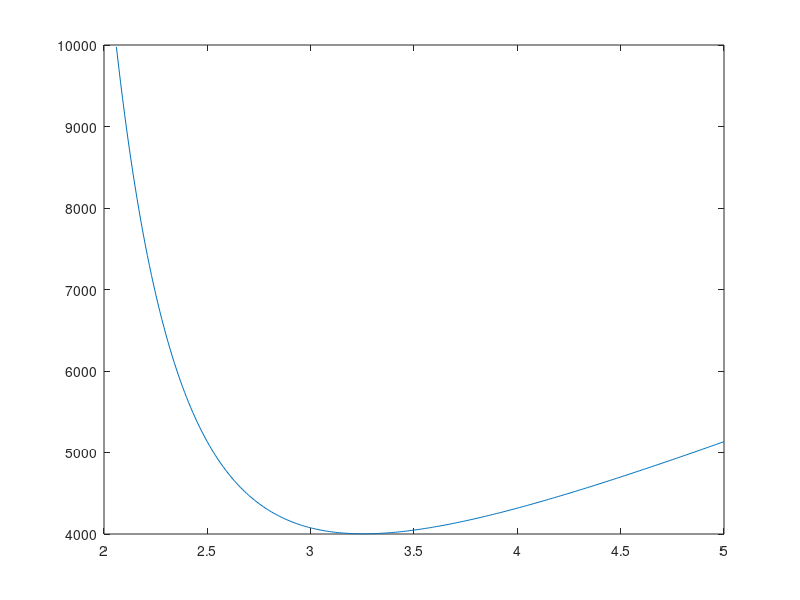

The MATLAB source for this figure:
data = [
   9976.13811503691,2.0599999999999987;
9755.624169358698,2.0699999999999985;
9543.617341105459,2.0799999999999983;
9339.750103924458,2.089999999999998;
9143.672774108265,2.099999999999998;
8955.052558369958,2.1099999999999977;
8773.572656754724,2.1199999999999974;
8598.931417254127,2.1299999999999972;
8430.84153891774,2.139999999999997;
8269.029320469668,2.149999999999997;
8113.233951634108,2.1599999999999966;
7963.206844558505,2.1699999999999964;
7818.711002892747,2.179999999999996;
7679.520426242412,2.189999999999996;
7545.419547861484,2.1999999999999957;
7416.202703587834,2.2099999999999955;
7291.673630152962,2.2199999999999953;
7171.644991116964,2.229999999999995;
7055.937928791054,2.239999999999995;
6944.381640613763,2.2499999999999947;
6836.812978543731,2.2599999999999945;
6733.076070122404,2.2699999999999942;
6633.021959944095,2.279999999999994;
6536.508270349653,2.289999999999994;
6443.398880233402,2.2999999999999936;
6353.563620921494,2.3099999999999934;
6266.877988144146,2.319999999999993;
6183.222869183901,2.329999999999993;
6102.484284338204,2.3399999999999928;
6024.553141886828,2.3499999999999925;
5949.325005803751,2.3599999999999923;
5876.699875498858,2.369999999999992;
5806.581976917727,2.379999999999992;
5738.879564367873,2.3899999999999917;
5673.504732477537,2.3999999999999915;
5610.373237728112,2.4099999999999913;
5549.404329034515,2.419999999999991;
5490.5205868785015,2.429999999999991;
5433.6477705291345,2.4399999999999906;
5378.7146729115675,2.4499999999999904;
5325.652982710943,2.45999999999999;
5274.397153322102,2.46999999999999;
5224.884278278102,2.4799999999999898;
5177.053972811829,2.4899999999999896;
5130.848261224539,2.4999999999999893;
5086.211469753883,2.509999999999989;
5043.090124651368,2.519999999999989;
5001.432855195544,2.5299999999999887;
4961.190301382732,2.5399999999999885;
4922.315026051441,2.5499999999999883;
4884.76143121036,2.559999999999988;
4848.485678352548,2.569999999999988;
4813.445612550524,2.5799999999999876;
4779.600690138277,2.5899999999999874;
4746.911909796853,2.599999999999987;
4715.34174687035,2.609999999999987;
4684.854090748391,2.619999999999987;
4655.414185160301,2.6299999999999866;
4626.988571234362,2.6399999999999864;
4599.545033183658,2.649999999999986;
4573.052546487268,2.659999999999986;
4547.481228442746,2.6699999999999857;
4522.802290972351,2.6799999999999855;
4498.987995571805,2.6899999999999853;
4476.011610296186,2.699999999999985;
4453.847368683182,2.709999999999985;
4432.470430519158,2.7199999999999847;
4411.856844358408,2.7299999999999844;
4391.983511710707,2.7399999999999842;
4372.828152816621,2.749999999999984;
4354.369273934279,2.759999999999984;
4336.586136065194,2.7699999999999836;
4319.458725050453,2.7799999999999834;
4302.967722972149,2.789999999999983;
4287.094480798236,2.799999999999983;
4271.82099221209,2.8099999999999827;
4257.129868571135,2.8199999999999825;
4243.004314941606,2.8299999999999823;
4229.428107159222,2.839999999999982;
4216.385569868106,2.849999999999982;
4203.861555492582,2.8599999999999817;
4191.841424098814,2.8699999999999815;
4180.311024105375,2.8799999999999812;
4169.25667380379,2.889999999999981;
4158.6651436521515,2.899999999999981;
4148.5236393065525,2.9099999999999806;
4138.819785356967,2.9199999999999804;
4129.5416097357065,2.92999999999998;
4120.677528768227,2.93999999999998;
4112.216332837435,2.9499999999999797;
4104.147172634148,2.9599999999999795;
4096.459545967538,2.9699999999999793;
4089.143285110784,2.979999999999979;
4082.1885446582246,2.989999999999979;
4075.5857898715176,2.9999999999999787;
4069.3257854933217,3.0099999999999785;
4063.399585008064,3.0199999999999783;
4057.7985203303147,3.029999999999978;
4052.5141919021826,3.039999999999978;
4047.538459182054,3.0499999999999776;
4042.8634315077925,3.0599999999999774;
4038.4814593182928,3.069999999999977;
4034.385125718088,3.079999999999977;
4030.5672383703168,3.0899999999999768;
4027.020821704149,3.0999999999999766;
4023.739109423298,3.1099999999999763;
4020.7155373029373,3.119999999999976;
4017.9437362628673,3.129999999999976;
4015.4175257053794,3.1399999999999757;
4013.13090710672,3.1499999999999755;
4011.0780578516255,3.1599999999999753;
4009.253325300829,3.169999999999975;
4007.65122108191,3.179999999999975;
4006.266415594281,3.1899999999999746;
4005.0937327195215,3.1999999999999744;
4004.1281447286565,3.209999999999974;
4003.3647673783403,3.219999999999974;
4002.798855188278,3.229999999999974;
4002.4257968925403,3.2399999999999736;
4002.24111105775,3.2499999999999734;
4002.2404418614337,3.259999999999973;
4002.4195550241075,3.269999999999973;
4002.774333888976,3.2799999999999727;
4003.3007756433353,3.2899999999999725;
4003.99498767609,3.2999999999999723;
4004.8531840659834,3.309999999999972;
4005.871682195389,3.319999999999972;
4007.0468994847397,3.3299999999999716;
4008.375350242869,3.3399999999999714;
4009.853642628741,3.3499999999999712;
4011.4784757202406,3.359999999999971;
4013.246636685873,3.369999999999971;
4015.1549980554023,3.3799999999999706;
4017.2005150856203,3.3899999999999704;
4019.380223217586,3.39999999999997;
4021.6912356218654,3.40999999999997;
4024.1307408283815,3.4199999999999697;
4026.696000437701,3.4299999999999695;
4029.3843469106414,3.4399999999999693;
4032.193181433268,3.449999999999969;
4035.1199718544326,3.459999999999969;
4038.16225069315,3.4699999999999687;
4041.317613213183,3.4799999999999685;
4044.5837155623585,3.4899999999999682;
4047.958272974199,3.499999999999968;
4051.439058029565,3.509999999999968;
4055.0238989761056,3.5199999999999676;
4058.710678103388,3.5299999999999674;
4062.4973301716736,3.539999999999967;
4066.3818408923676,3.549999999999967;
4070.3622454582924,3.5599999999999667;
4074.436627121946,3.5699999999999665;
4078.6031158200367,3.5799999999999663;
4082.859886842617,3.589999999999966;
4087.2051595452167,3.599999999999966;
4091.637196102442,3.6099999999999657;
4096.154300301556,3.6199999999999655;
4100.754816374628,3.6299999999999653;
4105.437127867875,3.639999999999965;
4110.199656546896,3.649999999999965;
4115.040861336522,3.6599999999999646;
4119.959237294081,3.6699999999999644;
4124.953314614897,3.679999999999964;
4130.021657668919,3.689999999999964;
4135.16286406737,3.6999999999999638;
4140.37556375841,3.7099999999999635;
4145.658418150786,3.7199999999999633;
4151.01011926452,3.729999999999963;
4156.429388907711,3.739999999999963;
4161.914977878539,3.7499999999999627;
4167.46566519164,3.7599999999999625;
4173.080257328008,3.7699999999999623;
4178.75758750763,3.779999999999962;
4184.4965149840855,3.789999999999962;
4190.295924360389,3.7999999999999616;
4196.1547249253335,3.8099999999999614;
4202.071850009684,3.819999999999961;
4208.046256361531,3.829999999999961;
4214.076923540193,3.839999999999961;
4220.162853328032,3.8499999999999606;
4226.303069159607,3.8599999999999604;
4232.496615567596,3.86999999999996;
4238.742557644926,3.87999999999996;
4245.039980522584,3.8899999999999597;
4251.387988862623,3.8999999999999595;
4257.785706365825,3.9099999999999593;
4264.232275293587,3.919999999999959;
4270.726856003557,3.929999999999959;
4277.2686264985705,3.9399999999999586;
4283.856781988478,3.9499999999999584;
4290.490534464435,3.959999999999958;
4297.1691122852735,3.969999999999958;
4303.891759775558,3.979999999999958;
4310.657736834969,3.9899999999999576;
4317.466318558644,3.9999999999999574;
4324.316794868151,4.009999999999957;
4331.208470152731,4.019999999999957;
4338.140662920528,4.029999999999957;
4345.112705459454,4.0399999999999565;
4352.123943507437,4.049999999999956;
4359.173735931703,4.059999999999956;
4366.261454416883,4.069999999999956;
4373.386483161602,4.079999999999956;
4380.548218583361,4.0899999999999554;
4387.746069031389,4.099999999999955;
4394.979454507287,4.109999999999955;
4402.247806393175,4.119999999999955;
4409.550567187155,4.129999999999955;
4416.887190245839,4.139999999999954;
4424.257139533749,4.149999999999954;
4431.659889379378,4.159999999999954;
4439.094924237712,4.169999999999954;
4446.561738459015,4.1799999999999535;
4454.059836063704,4.189999999999953;
4461.5887305231245,4.199999999999953;
4469.147944546052,4.209999999999953;
4476.737009870758,4.219999999999953;
4484.355467062472,4.2299999999999525;
4492.002865316081,4.239999999999952;
4499.678762263917,4.249999999999952;
4507.382723788494,4.259999999999952;
4515.114323840019,4.269999999999952;
4522.873144258583,4.279999999999951;
4530.658774600866,4.289999999999951;
4538.470811971241,4.299999999999951;
4546.308860857138,4.309999999999951;
4554.172532968564,4.3199999999999505;
4562.061447081651,4.32999999999995;
4569.975228886119,4.33999999999995;
4577.913510836537,4.34999999999995;
4585.875932007291,4.35999999999995;
4593.862137951141,4.3699999999999495;
4601.871780561277,4.379999999999949;
4609.904517936756,4.389999999999949;
4617.960014251261,4.399999999999949;
4626.037939625053,4.409999999999949;
4634.137970000055,4.419999999999948;
4642.259787017971,4.429999999999948;
4650.403077901342,4.439999999999948;
4658.567535337497,4.449999999999948;
4666.752857365278,4.459999999999948;
4674.958747264492,4.469999999999947;
4683.184913447999,4.479999999999947;
4691.431069356376,4.489999999999947;
4699.696933355086,4.499999999999947;
4707.982228634076,4.5099999999999465;
4716.286683109746,4.519999999999946;
4724.610029329229,4.529999999999946;
4732.95200437691,4.539999999999946;
4741.3123497831375,4.549999999999946;
4749.690811435052,4.559999999999945;
4758.087139489497,4.569999999999945;
4766.5010882879415,4.579999999999945;
4774.932416273365,4.589999999999945;
4783.380885909061,4.599999999999945;
4791.8462635992955,4.609999999999944;
4800.328319611784,4.619999999999944;
4808.826828001935,4.629999999999944;
4817.341566538821,4.639999999999944;
4825.872316632814,4.6499999999999435;
4834.418863264863,4.659999999999943;
4842.980994917364,4.669999999999943;
4851.558503506584,4.679999999999943;
4860.151184316588,4.689999999999943;
4868.7588359346455,4.6999999999999424;
4877.3812601880745,4.709999999999942;
4886.018262082486,4.719999999999942;
4894.669649741386,4.729999999999942;
4903.335234347116,4.739999999999942;
4912.014830083087,4.749999999999941;
4920.7082540772835,4.759999999999941;
4929.415326346993,4.769999999999941;
4938.135869744741,4.779999999999941;
4946.869709905406,4.7899999999999405;
4955.616675194467,4.79999999999994;
4964.376596657378,4.80999999999994;
4973.149307970025,4.81999999999994;
4981.934645390247,4.82999999999994;
4990.732447710389,4.8399999999999395;
4999.5425562108785,4.849999999999939;
5008.364814614771,4.859999999999939;
5017.199069043272,4.869999999999939;
5026.045167972192,4.879999999999939;
5034.902962189323,4.889999999999938;
5043.772304752705,4.899999999999938;
5052.653050949767,4.909999999999938;
5061.545058257323,4.919999999999938;
5070.448186302402,4.9299999999999375;
5079.362296823889,4.939999999999937;
5088.287253634952,4.949999999999937;
5097.222922586262,4.959999999999937;
5106.1691715299485,4.969999999999937;
5115.125870284314,4.9799999999999365;
5124.092890599254,4.989999999999936;
5133.070106122392,4.999999999999936; ];

plot(data(:,2),data(:,1));